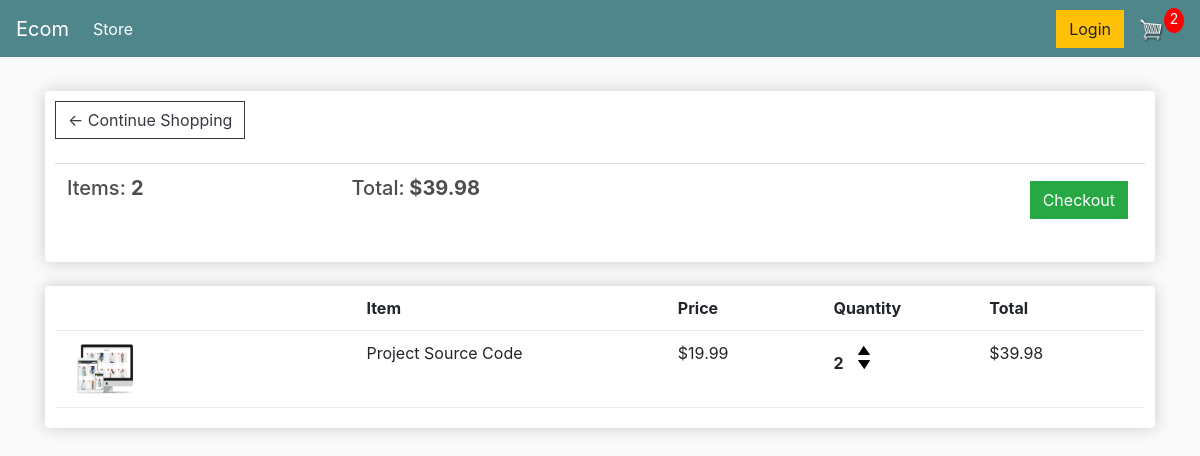
The app's page /cart/ (signed in), older data.
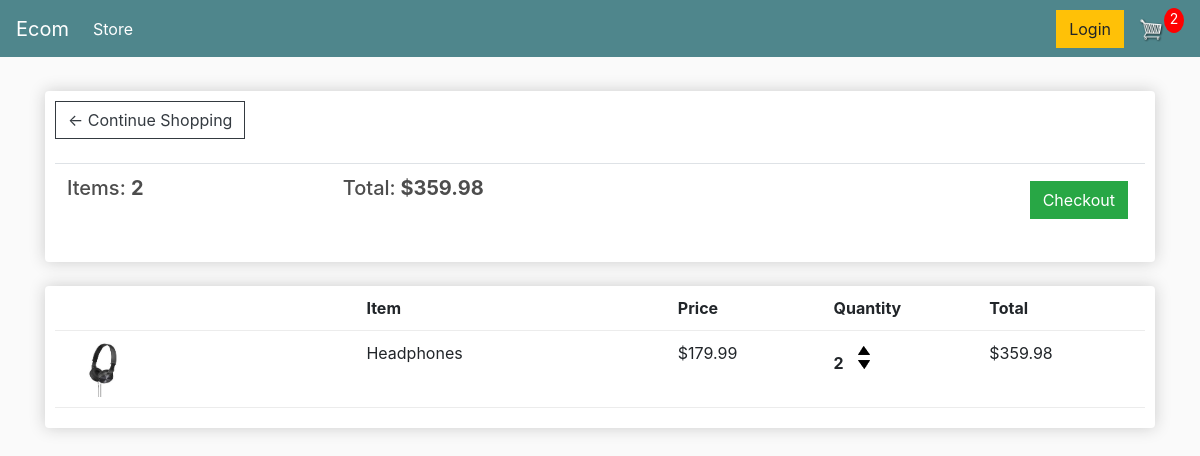
The same page, newer data.
### store/models.py (models this page shows, shortened)
class Order(models.Model):
	customer = models.ForeignKey(Customer, on_delete=models.SET_NULL, null=True, blank=True)
	date_ordered = models.DateTimeField(auto_now_add=True)
	complete = models.BooleanField(default=False)
	transaction_id = models.CharField(max_length=100, null=True)
	@property
	def get_cart_total(self):
		orderitems = self.orderitem_set.all()
		total = sum([item.get_total for item in orderitems])
		return total
	@property
	def get_cart_items(self):
		orderitems = self.orderitem_set.all()
		total = sum([item.quantity for item in orderitems])
		return total

class OrderItem(models.Model):
	product = models.ForeignKey(Product, on_delete=models.SET_NULL, null=True)
	order = models.ForeignKey(Order, on_delete=models.SET_NULL, null=True)
	quantity = models.IntegerField(default=0, null=True, blank=True)
	date_added = models.DateTimeField(auto_now_add=True)
	@property
	def get_total(self):
		total = self.product.price * self.quantity
		return total

class Product(models.Model):
	name = models.CharField(max_length=200)
	price = models.DecimalField(max_digits=7, decimal_places=2)
	digital = models.BooleanField(default=False,null=True, blank=True)
	image = models.ImageField(null=True, blank=True)
	@property
	def imageURL(self):
		try:
			url = self.image.url
		except:
			url = ''
		return url

### store/views.py (the view, shortened to what this page needs)
# urls.py: path('cart/', views.cart, name="cart"),
def cart(request):
    if request.user.is_authenticated:
        customer = request.user.customer
        order, created = Order.objects.get_or_create(customer=customer, complete=False)
        items = order.orderitem_set.all()
        cartItems = order.get_cart_items
    context = {'items':items, 'order':order, 'cartItems':cartItems}
    return render(request, 'store/cart.html', context)

### store/templates/store/cart.html
{% extends 'store/main.html' %}
{% load static %}
{% block content %}
	<div class="row">
		<div class="col-lg-12">
			<div class="box-element">
				<a  class="btn btn-outline-dark" href="{% url 'store' %}">&#x2190; Continue Shopping</a>
				<br>
				<br>
				<table class="table">
					<tr>
						<th><h5>Items: <strong>{{order.get_cart_items}}</strong></h5></th>
						<th><h5>Total:<strong> ${{order.get_cart_total|floatformat:2}}</strong></h5></th>
						<th>
							<a  style="float:right; margin:5px;" class="btn btn-success" href="{% url 'checkout' %}">Checkout</a>
						</th>
					</tr>
				</table>
			</div>
			<br>
			<div class="box-element">
				<div class="cart-row">
					<div style="flex:2"></div>
					<div style="flex:2"><strong>Item</strong></div>
					<div style="flex:1"><strong>Price</strong></div>
					<div style="flex:1"><strong>Quantity</strong></div>
					<div style="flex:1"><strong>Total</strong></div>
				</div>
				{% for item in items %}
				<div class="cart-row">
					<div style="flex:2"><img class="row-image" src="{{item.product.imageURL}}"></div>
					<div style="flex:2"><p>{{item.product.name}}</p></div>
					<div style="flex:1"><p>${{item.product.price|floatformat:2}}</p></div>
					<div style="flex:1">
						<p class="quantity">{{item.quantity}}</p>
						<div class="quantity">
							<img data-product="{{item.product.id}}" data-action="add" class="chg-quantity update-cart" src="{% static  'images/arrow-up.png' %}">
							<img data-product="{{item.product.id}}" data-action="remove" class="chg-quantity update-cart" src="{% static  'images/arrow-down.png' %}">
						</div>
					</div>
					<div style="flex:1"><p>${{item.get_total|floatformat:2}}</p></div>
				</div>
				{% endfor %}
			</div>
		</div>
	</div>
{% endblock content %}

Row changes from the older to the newer data that the page shows:
no longer on this page (row edited): Order: get_cart_items "2", get_cart_total "39.98"
no longer on this page (row edited): OrderItem: product.imageURL (picture), product.name "Project Source Code", product.price "19.99", quantity "2", get_total "39.98"
added Order: get_cart_items "2", get_cart_total "359.98"
added OrderItem: product.imageURL (picture), product.name "Headphones", product.price "179.99", quantity "2", get_total "359.98"
